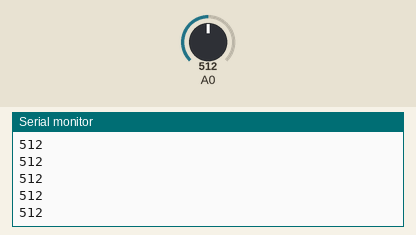
The sketch below on a simulated Arduino Uno, built with avr-gcc and run on an emulated ATmega328P. Shown: the last lines printed to the serial monitor. The test bench sets the inputs (shaded band); at power-on: A0 = 512.

Above: at 1.2 s.
1.3 s: A0 set to 716
At 1.8 s:
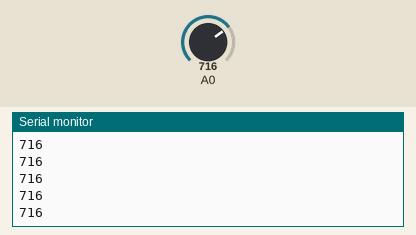
2.8 s: A0 set to 900
At 3.4 s:
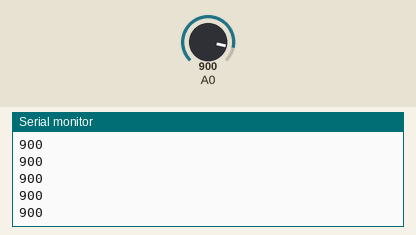
Timing chart, 0 to 5.8 s (numbered marks = the images above; inputs shaded):
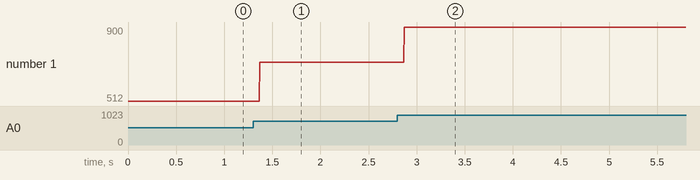

The sketch:

wind_data.ino
```cpp
void setup() {
  Serial.begin(9600);
  analogReference(INTERNAL);
}

void loop() {
  int wind_speed = analogRead(A0);
  Serial.println(wind_speed);
}
```

Measured:
- after the input at 1.3 s, the serial monitor: prints a new line after 0.07 s (image 1)
- after the input at 2.8 s, the serial monitor: prints a new line after 0.07 s (image 2)
- plotted number 1: 512 → 716 after the input at 1.3 s, 716 → 900 after the input at 2.8 s
